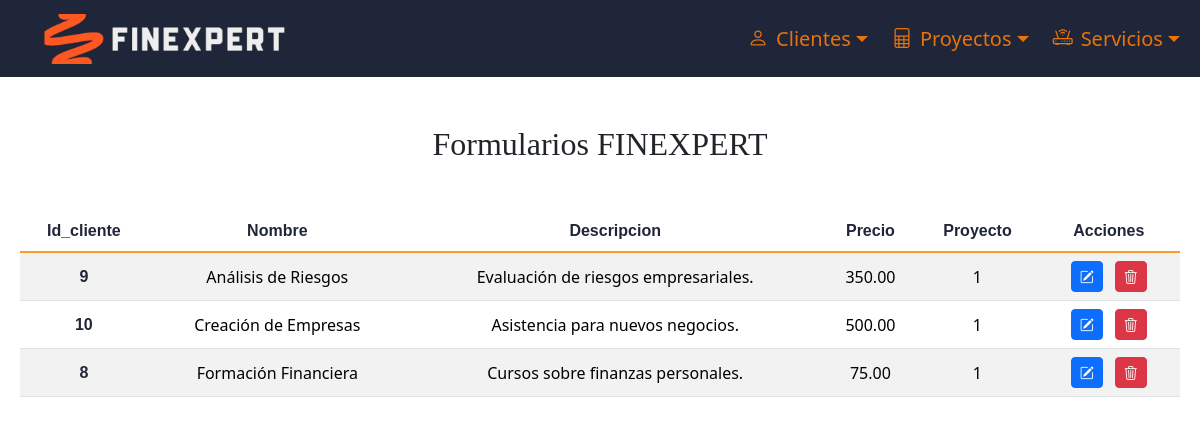
/procesar_listar_servicios_proyecto.php?optListarServicioProyecto=1, run on the app's committed database.
### tables this page shows
CREATE TABLE `Servicios_Proyectos` (
  `id_Proyecto` int NOT NULL,
  `id_Servicio` int NOT NULL
);

CREATE TABLE `Servicios` (
  `id` int NOT NULL,
  `nombre` varchar(50) NOT NULL,
  `descripcion` varchar(1500) NOT NULL,
  `precio` double(6,2) NOT NULL
);

### procesar_listar_servicios_proyecto.php (the view, shortened to what this page needs)
<?php
$conexion = obtenerConexion();
$idProyecto = $_GET['optListarServicioProyecto'];
$idProyecto = mysqli_real_escape_string($conexion, $idProyecto);
$nombreProyecto = "Desconocido";
$sqlNombreProyecto = "SELECT nombre FROM Proyectos WHERE id = $idProyecto";
$resultadoNombreProyecto = mysqli_query($conexion, $sqlNombreProyecto);
if ($resultadoNombreProyecto && mysqli_num_rows($resultadoNombreProyecto) > 0) {
    $filaNombreProyecto = mysqli_fetch_assoc($resultadoNombreProyecto);
    $nombreProyecto = $filaNombreProyecto['nombre'];
}
$sql = "SELECT Servicios.*, Servicios_Proyectos.*
FROM Servicios
    LEFT JOIN Servicios_Proyectos ON Servicios_Proyectos.id_Servicio = Servicios.id
    WHERE Servicios_Proyectos.id_Proyecto = $idProyecto;";
$tabla = "";
$resultado = mysqli_query($conexion, $sql);
if (mysqli_errno($conexion) == 0) {
    if (mysqli_num_rows($resultado) > 0) {
        $tabla = "<div class='container-fluid my-5 text-center'>
    <div class='px-2 table-responsive' id='contenidoBusqueda'>
    <table class='table table-striped'><thead><tr>
    <th scope='col'>Id_cliente</th>
    <th scope='col'>Nombre</th>
    <th scope='col'>Descripcion</th>
    <th scope='col'>Precio</th>
    <th scope='col'>Proyecto</th>
    <th scope='col'>Acciones</th>
    </tr></thead><tbody class='table-group-divider'>";
        while ($fila = mysqli_fetch_assoc($resultado)) {
            $mensajeProyecto = $fila['id_Proyecto'] === null ? "Sin datos" : $fila['id_Proyecto'];
            $tabla .= "<tr>
        <th scope='row' class='align-middle'>{$fila['id']}</th>
        <td class='align-middle'>{$fila['nombre']}</td>
        <td class='align-middle'>{$fila['descripcion']}</td>
        <td class='align-middle'>{$fila['precio']}</td>
        <td class='align-middle'>{$mensajeProyecto}</td>
        <td class='align-middle'>
            <form action='modificar_servicio.php' method='post' style='display: inline;'>
                <input type='hidden' name='datos_servicio' value='" . htmlspecialchars(json_encode($fila), ENT_QUOTES, 'UTF-8') . "'>
                <button type='submit' class='btn btn-primary btn-sm mx-1'>
                    <i class='bi bi-pencil-square' id='lapiz'></i>
                </button>
            </form>
            <form action='procesar_eliminar_servicio.php' method='post' style='display: inline;'>
                <input type='hidden' name='datos_servicio' value='" . htmlspecialchars(json_encode($fila), ENT_QUOTES, 'UTF-8') . "'>
                <button type='submit' class='btn btn-danger btn-sm mx-1'>
                    <i class='bi bi-trash3' id='basura'></i>
                </button>
            </form>
        </td>
        </tr>";
        }
        $tabla .= "</tbody></table>";
    } else {
        $tabla = "<h2 class='text-center mt-5'>No se han encontrado servicios con el proyecto $nombreProyecto</h2>";
    }
} else {
    $numerror = mysqli_errno($conexion);
    $descrerror = mysqli_error($conexion);
    $mensaje = "Se ha producido un error número $numerror que corresponde a: $descrerror <br> Proyecto: $nombreProyecto";
}
echo $tabla;
echo "</div></div>";
?>

### estilo.css (style rules this page uses)
.navbar { background-color: #202639; }
.navbar-brand img { height: 50px; }
.navbar-nav .nav-link { color: #e9720a !important; font-size: 0.79rem; }
h2 { font-family: "Homer Simpson UI"; }
h3, th { font-family: "Segoe IU", sans-serif; }
.btn { transition: transform 0.3s ease; }
.table-group-divider { color:#fd9b27; }
th { color: #202639 !important; }

### data on the page
servicios_proyectos: id_Servicio "9", id_Servicio.nombre "Análisis de Riesgos", id_Servicio.descripcion "Evaluación de riesgos empresariales.", id_Servicio.precio "350.00", id_Proyecto "1"
servicios_proyectos: id_Servicio "10", id_Servicio.nombre "Creación de Empresas", id_Servicio.descripcion "Asistencia para nuevos negocios.", id_Servicio.precio "500.00", id_Proyecto "1"
servicios_proyectos: id_Servicio "8", id_Servicio.nombre "Formación Financiera", id_Servicio.descripcion "Cursos sobre finanzas personales.", id_Servicio.precio "75.00", id_Proyecto "1"
